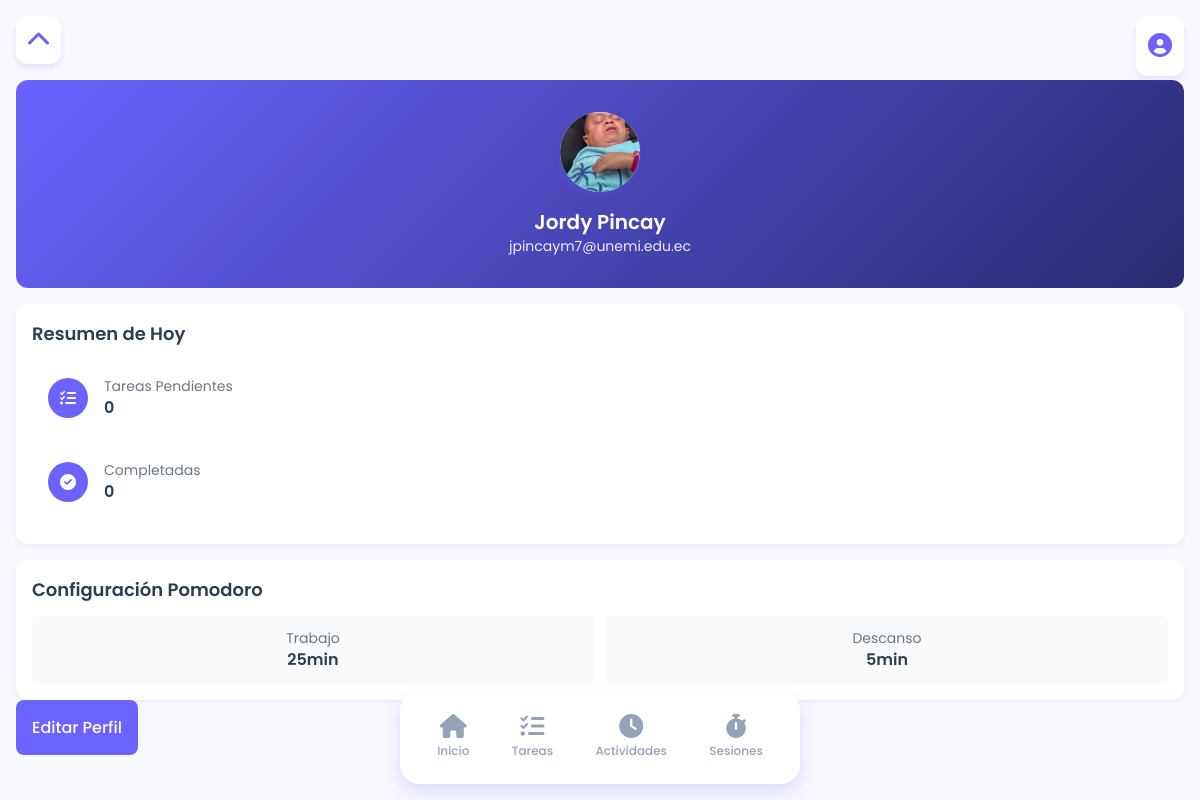
The app's page /security/profile/ (signed in) with its own data.
### apps/security/models.py (models this page shows, shortened)
class User(AbstractUser):
    id = models.UUIDField(primary_key=True, default=uuid.uuid4, editable=False)
    email = models.EmailField(unique=True)
    first_name = models.CharField(
        max_length=150,
        verbose_name='nombres',
        help_text="Nombres completos del usuario"
    )
    last_name = models.CharField(
        max_length=150,
        verbose_name='apellidos',
        help_text="Apellidos completos del usuario"
    )
    profile_photo = models.ImageField(
        upload_to='users/profile_photos/%Y/%m/',
        null=True,
        blank=True,
        verbose_name='foto de perfil',
        help_text="Foto de perfil del usuario"
    )
    groups = models.ManyToManyField(
        'auth.Group',
        related_name='custom_user_set',
        blank=True,
        verbose_name='groups',
        help_text='The groups this user belongs to.'
    )
    user_permissions = models.ManyToManyField(
        'auth.Permission',
        related_name='custom_user_set',
        blank=True,
        verbose_name='user permissions',
        help_text='Specific permissions for this user.'
    )
    preferred_notification_time = models.TimeField(
        default='09:00',
        help_text="Hora preferida para recibir notificaciones diarias"
    )
    notification_frequency = models.CharField(
        max_length=20,
        choices=[
            ('high', 'Alta - Múltiples recordatorios diarios'),
            ('medium', 'Media - Recordatorios diarios'),
            ('low', 'Baja - Recordatorios semanales')
        ],
        default='medium'
    )
    pomodoro_work_duration = models.PositiveIntegerField(
        default=25,
        validators=[MinValueValidator(15), MaxValueValidator(45)],
        help_text="Duración del período de trabajo en minutos"
    )
    pomodoro_break_duration = models.PositiveIntegerField(
        default=5,
        validators=[MinValueValidator(3), MaxValueValidator(15)],
        help_text="Duración del período de descanso en minutos"
    )
    use_high_contrast = models.BooleanField(
        default=False,
        help_text="Activar modo de alto contraste"
    )
    text_size = models.CharField(
        max_length=15,  # Aumentado para acomodar 'extra_large'
        choices=[
            ('small', 'Pequeño'),
            ('medium', 'Mediano'),
            ('large', 'Grande'),
            ('extra_large', 'Extra Grande')
        ],
        default='medium'
    )
    enable_text_to_speech = models.BooleanField(
        default=False,
        help_text="Activar lectura de texto en voz alta"
    )
    task_complexity_preference = models.CharField(
        max_length=20,
        choices=[
            ('simple', 'Tareas Simples'),
            ('moderate', 'Tareas Moderadas'),
            ('complex', 'Tareas Complejas')
        ],
        default='moderate',
        help_text="Nivel preferido de complejidad en la presentación de tareas"
    )
    daily_task_limit = models.PositiveIntegerField(
        default=5,
        validators=[MinValueValidator(1), MaxValueValidator(10)],
        help_text="Número máximo de tareas principales por día"
    )
    emergency_contact_name = models.CharField(
        max_length=100,
        blank=True,
        null=True
    )
    emergency_contact_phone = models.CharField(
        max_length=20,
        blank=True,
        null=True
    )
    emergency_contact_email = models.EmailField(
        blank=True,
        null=True
    )
    USERNAME_FIELD = "email"
    REQUIRED_FIELDS = ['username']
    class Meta:
        ordering = ['-date_joined']
        verbose_name = 'Usuario'
        verbose_name_plural = 'Usuarios'
    def get_full_name(self):
        return f"{self.first_name} {self.last_name}".strip()
    def get_profile_photo(self):
        if self.profile_photo and hasattr(self.profile_photo, 'url'):
            return self.profile_photo.url
        default_photo_url = getattr(settings, 'DEFAULT_PROFILE_PHOTO_URL', None)
        if default_photo_url:
            return default_photo_url
        return '/static/img/default-profile-photo.png'
    def get_daily_task_summary(self):
        today = timezone.now().date()
        return {
            'pending_tasks': self.tasks.filter(
                status='pending',
                due_date__date=today
            ).count(),
            'completed_tasks': self.tasks.filter(
                status='completed',
                completed_at__date=today
            ).count(),
            'overdue_tasks': self.tasks.filter(
                status='pending',
                due_date__lt=timezone.now()
            ).count()
        }
    def get_accessibility_settings(self):
        return {
            'high_contrast': self.use_high_contrast,
            'text_size': self.text_size,
            'text_to_speech': self.enable_text_to_speech,
            'task_complexity': self.task_complexity_preference,
            'notification_frequency': self.notification_frequency
        }

### apps/security/views/profile.py (the view)
class UserProfileView(LoginRequiredMixin, DetailView):
    template_name = 'security/profile/profile.html'
    context_object_name = 'user_profile'
    def get_object(self):
        return self.request.user
    def get_context_data(self, **kwargs):
        context = super().get_context_data(**kwargs)
        user = self.object
        context['task_summary'] = user.get_daily_task_summary()
        context['accessibility_settings'] = user.get_accessibility_settings()
        context['pomodoro_stats'] = {
            'work_duration': user.pomodoro_work_duration,
            'break_duration': user.pomodoro_break_duration,
        }
        context['emergency_contact'] = {
            'name': user.emergency_contact_name,
            'phone': user.emergency_contact_phone,
            'email': user.emergency_contact_email
        }
        context['pending_tasks'] = user.tasks.filter(
            status='pending'
        ).order_by('-priority', 'due_date')
        return context

### templates/security/profile/profile.html (shortened to what this page needs)
{% extends "includes/base.html" %}
{% load static %}
{% block content %}
{% if request.resolver_match.url_name == 'profile' %}
    <div class="profile-header">
        <div class="profile-avatar mb-4">
            {% if user.get_profile_photo %}
                <img src="{{ user.get_profile_photo }}" alt="{{ user.get_full_name }}">
            {% else %}
                <i class="fas fa-user-circle fa-3x"></i>
            {% endif %}
        </div>
        <h2 class="text-xl font-semibold">{{ user.get_full_name|default:user.username }}</h2>
        <p class="text-sm opacity-90">{{ user.email }}</p>
    </div>
    <div class="profile-section">
        <h3 class="text-lg font-semibold mb-3">Resumen de Hoy</h3>
        <div class="stat-card">
            <div class="stat-icon">
                <i class="fas fa-tasks"></i>
            </div>
            <div>
                <div class="text-sm opacity-70">Tareas Pendientes</div>
                <div class="font-semibold">{{ task_summary.pending_tasks }}</div>
            </div>
        </div>
        <div class="stat-card">
            <div class="stat-icon">
                <i class="fas fa-check-circle"></i>
            </div>
            <div>
                <div class="text-sm opacity-70">Completadas</div>
                <div class="font-semibold">{{ task_summary.completed_tasks }}</div>
            </div>
        </div>
    </div>
    <div class="profile-section">
        <h3 class="text-lg font-semibold mb-3">Configuración Pomodoro</h3>
        <div class="grid grid-cols-2 gap-3">
            <div class="text-center p-3 bg-gray-50 rounded">
                <div class="text-sm opacity-70">Trabajo</div>
                <div class="font-semibold">{{ pomodoro_stats.work_duration }}min</div>
            </div>
            <div class="text-center p-3 bg-gray-50 rounded">
                <div class="text-sm opacity-70">Descanso</div>
                <div class="font-semibold">{{ pomodoro_stats.break_duration }}min</div>
            </div>
        </div>
    </div>
    <a href="{% url 'security:profile-update' %}" class="action-button">
        Editar Perfil
    </a>
{% endif %}
{% endblock %}

### templates/includes/base.html (shortened to what this page needs)
{% load static %}
<!DOCTYPE html>
<html lang="es">
<head>
    <link rel="stylesheet" href="https://cdnjs.cloudflare.com/ajax/libs/font-awesome/6.0.0/css/all.min.css">
    <link rel="stylesheet" href="{% static 'css/styles.css' %}">
    <link rel="stylesheet" href="{% static 'css/auth.css' %}">
    <script src="https://cdn.tailwindcss.com"></script>
</head>
<body>
    {% if user.is_authenticated %}
    <button class="profile-trigger">
        <i class="fas fa-user-circle"></i>
    </button>
    {% endif %}
    <button class="nav-trigger">
        <i class="fas fa-chevron-up"></i>
    </button>
    <div class="app-container">
        {% block content %}{% endblock %}
    </div>
    <nav class="nav-bottom">
        <a href="{% url 'home' %}" class="nav-item {% if request.resolver_match.url_name == 'home' %}active{% endif %}">
            <i class="fas fa-home"></i>
            <span>Inicio</span>
        </a>
        <a href="{% url 'tasks:task-list' %}" class="nav-item {% if request.resolver_match.url_name == 'tasks:dashboard' %}active{% endif %}">
            <i class="fas fa-tasks"></i>
            <span>Tareas</span>
        </a>
        <a href="{% url 'tasks:task-calendar' %}" class="nav-item {% if request.resolver_match.url_name == 'focus' %}active{% endif %}">
            <i class="fas fa-clock"></i>
            <span>Actividades</span>
        </a>
        <a href="{% url 'pomodoro:dashboard' %}" class="nav-item {% if request.resolver_match.url_name == 'reminders' %}active{% endif %}">
            <i class="fas fa-stopwatch"></i>
            <span>Sesiones</span>
        </a>
    </nav>
</body>
</html>

### static/css/styles.css (style rules this page uses)
:root { --color-primary: #6C63FF; --color-secondary: #2A2A72; --color-accent: #FF6B6B; --color-success: #4CAF50; --color-background: #F8F9FF; --color-surface: #FFFFFF; --color-text: #2C3E50; --gradient-primary: linear-gradient(135deg, #6C63FF 0%, #2A2A72 100%); --shadow-sm: 0 2px 4px rgba(108, 99, 255, 0.1); --shadow-md: 0 4px 6px rgba(108, 99, 255, 0.15); --shadow-lg: 0 8px 16px rgba(108, 99, 255, 0.2); --radius-sm: 8px; --radius-md: 12px; --radius-lg: 20px; --safe-area-inset-bottom: env(safe-area-inset-bottom, 0); }
* { margin: 0; padding: 0; box-sizing: border-box; font-family: 'Poppins', sans-serif; }
body { background: var(--color-background); color: var(--color-text); min-height: 100vh; overflow: hidden; }
.nav-bottom { position: fixed; bottom: 0; left: 50%; transform: translateX(-50%); width: 90%; max-width: 400px; background: var(--color-surface); margin-bottom: calc(var(--safe-area-inset-bottom) + 16px); padding: 16px; border-radius: var(--radius-lg); box-shadow: var(--shadow-lg); display: flex; justify-content: space-around; z-index: 100; }
.nav-item { position: relative; display: flex; flex-direction: column; align-items: center; text-decoration: none; color: #94A3B8; transition: 0.3s ease; padding: 8px 16px; }
.nav-item i { font-size: 24px; margin-bottom: 4px; }
.nav-item span { font-size: 12px; font-weight: 500; }
.app-container { height: 100vh; padding: 16px; padding-bottom: calc(80px + var(--safe-area-inset-bottom)); overflow-y: auto; }
.profile-trigger { position: fixed; top: 16px; right: 16px; background: var(--color-surface); border: none; color: var(--color-primary); font-size: 1.5rem; z-index: 101; padding: 12px; border-radius: var(--radius-md); box-shadow: var(--shadow-md); cursor: pointer; transition: transform 0.3s ease; }
.profile-header { padding: 2rem 1.5rem; background: var(--gradient-primary); color: white; text-align: center; position: relative; }
.profile-avatar { width: 80px; height: 80px; margin: 0 auto 1rem; border-radius: 50%; overflow: hidden; background: var(--color-surface); display: flex; align-items: center; justify-content: center; box-shadow: var(--shadow-md); }
.profile-avatar img { width: 100%; height: 100%; object-fit: cover; }
.nav-trigger { position: fixed; top: 16px; left: 16px; background: var(--color-surface); border: none; color: var(--color-primary); font-size: 1.5rem; z-index: 101; padding: 12px; border-radius: var(--radius-md); box-shadow: var(--shadow-md); cursor: pointer; transition: all 0.3s ease; display: flex; align-items: center; justify-content: center; }
.nav-bottom { transform: translateX(-50%) translateY(0); transition: transform 0.3s ease; }
.nav-trigger i { transition: transform 0.3s ease; }
.app-container { padding-top: 80px; }

### static/css/auth.css (style rules this page uses)
:root { --primary-color: #6C63FF; --primary-hover: #5b54ff; --error-color: #f44336; --success-color: #4CAF50; --text-color: #333; --text-secondary: #666; --border-color: #eee; --background-light: #f5f5f5; --box-shadow: 0 8px 30px rgba(0, 0, 0, 0.1); --transition: all 0.3s ease; }

### templates/security/profile/profile.html (style rules this page uses)
.profile-section { background: var(--color-surface); border-radius: var(--radius-md); padding: 1rem; margin-bottom: 1rem; box-shadow: var(--shadow-sm); }
.profile-header { text-align: center; padding: 2rem 1rem; background: var(--gradient-primary); color: white; border-radius: var(--radius-md); margin-bottom: 1rem; }
.stat-card { background: var(--color-surface); padding: 1rem; border-radius: var(--radius-sm); margin-bottom: 0.5rem; display: flex; align-items: center; gap: 1rem; }
.stat-icon { width: 40px; height: 40px; background: var(--color-primary); color: white; border-radius: 50%; display: flex; align-items: center; justify-content: center; }
.action-button { width: 100%; padding: 1rem; border: none; background: var(--color-primary); color: white; border-radius: var(--radius-sm); font-weight: 500; margin-top: 1rem; cursor: pointer; transition: all 0.3s; }

### records on screen
User: get_profile_photo (picture), get_full_name "Jordy Pincay", email "jpincaym7@unemi.edu.ec"

### other values on screen
{{ task_summary.pending_tasks }} "0"
{{ task_summary.completed_tasks }} "0"
{{ pomodoro_stats.work_duration }} "25"
{{ pomodoro_stats.break_duration }} "5"
